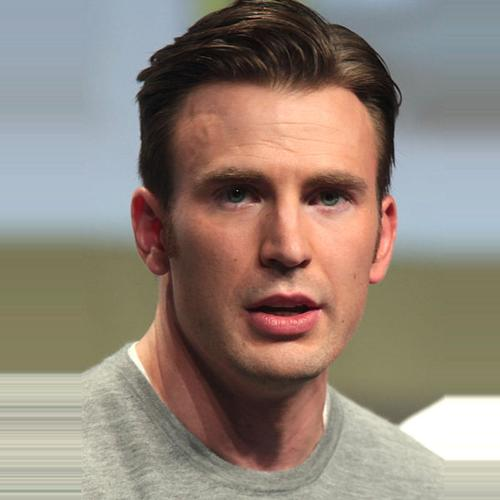
#> input picture data/male_000281.jpg, 500 x 500 px, found by its file name
$ jupyter execute --allow-errors 'Pipeline model.ipynb'   (shell and % lines are left out)
#> lines starting #> are read from the running program, lines starting #| are printed output that depends on the picture; after the words box and inside, x2 and y2 are one past the last pixel; in counts of white or black regions, pixels touching at a corner belong together; pictures that were not available may be replaced by others from this repository, and a replacement may not be noted
[cell 1]
import numpy as np
import pandas as pd
import matplotlib.pyplot as plt
import sklearn
import pickle
import cv2

[cell 2]
# load all the models
haar = cv2.CascadeClassifier('./haarcascade_frontalface_default.xml')
# pickle files
mean  = pickle.load(open('./model/mean_preprocess.pickle','rb'))
#> (reads MLApp/module/model/mean_preprocess.pickle from the repository)
model_svm  = pickle.load(open('./model_svm.pickle','rb'))
#> (reads MLApp/module/model/model_svm.pickle from the repository)
#> (the rest of this cell did not finish here and is left out)

[cell 3]
gender_pre = ['Male','Female']
font = cv2.FONT_HERSHEY_SIMPLEX

[cell 4]
# test data
test_data_path = './male_000281.jpg'
color = 'bgr'
# step-1: read image
img = cv2.imread(test_data_path)
#> img is the input picture: shape (500, 500, 3); mean B, G, R 122.1, 132.9, 146.2

def pipeline_model(img,color='rgb'):
    # step-2: convert into gray scale
#> called with color = 'rgb'
    if color == 'bgr':
        gray = cv2.cvtColor(img,cv2.COLOR_BGR2GRAY)
    else:
        gray = cv2.cvtColor(img,cv2.COLOR_RGB2GRAY)
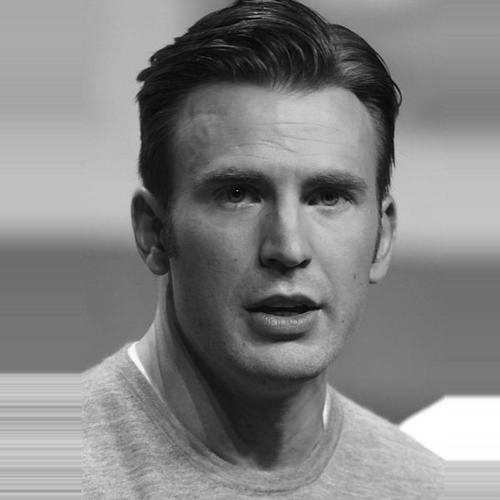
#> gray: shape (500, 500); min 0, max 255, mean 131.2
    # step-3: crop the face (using haar cascase classifier)
    faces = haar.detectMultiScale(gray,1.5,3)
#> faces = [[149, 91, 273, 273]]
    for x,y,w,h in faces:
        cv2.rectangle(img,(x,y),(x+w,y+h),(0,255,0),2) # drawing rectangle
        roi = gray[y:y+h,x:x+w] # crop image
        # step - 4: normalization (0-1)
        roi = roi / 255.0
        # step-5: resize images (100,100)
        if roi.shape[1] > 100:
            roi_resize = cv2.resize(roi,(100,100),cv2.INTER_AREA)
        else:
            roi_resize = cv2.resize(roi,(100,100),cv2.INTER_CUBIC)
        # step-6: Flattening (1x10000)
        roi_reshape = roi_resize.reshape(1,10000) # 1,-1
        # step-7: subptract with mean
        roi_mean = roi_reshape - mean
        # step -8: get eigen image
        eigen_image = model_pca.transform(roi_mean)
        # step -9: pass to ml model (svm)
        results = model_svm.predict_proba(eigen_image)[0]
        # step -10:
        predict = results.argmax() # 0 or 1
        score = results[predict]
        # step -11:
        text = "%s : %0.2f"%(gender_pre[predict],score)
        cv2.putText(img,text,(x,y),font,1,(0,255,0),2)
#> this loop made 1 pass
#> pass 1, in pipeline_model, `roi = gray[y:y+h,x:x+w]`:
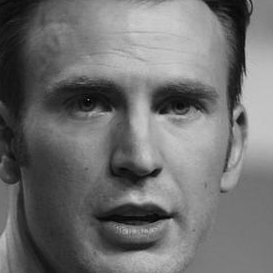
#> roi: shape (273, 273); min 0, max 212, mean 111.3
#> after the loop:
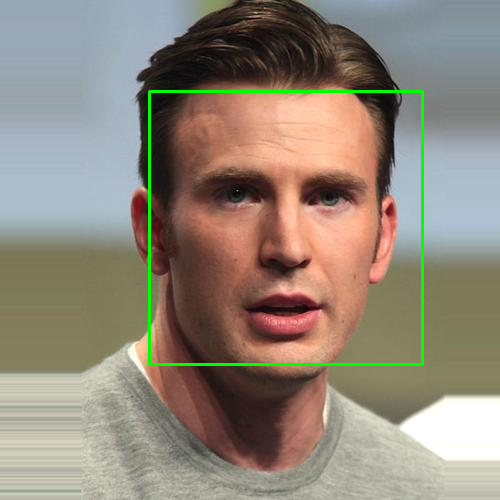
#> img: shape (500, 500, 3); 1.31% of pixels changed, all inside (x1, y1, x2, y2) = (148, 90, 424, 366)
    return img

[cell 5]
test_data_path = './male_000281.jpg'
color = 'bgr'
img = cv2.imread(test_data_path)
#> (the rest of this cell did not finish here and is left out)

[cell 6]
from PIL import Image
import matplotlib.image as mat_image

[cell 7]
test_data_path = './male_000281.jpg'
color = 'bgr'
# step-1: read image
img = Image.open(test_data_path) # rgb
#> img: PIL image 500x500 RGB
# step2: convert into array
img = np.array(img)
# step3: pass to pipeline model
#> (the rest of this cell did not finish here and is left out)

#> in pipeline_model (call 2), `faces = haar.detectMultiScale(gray,1.5,3)`: faces = [[149, 90, 273, 273]]
#> the loop in pipeline_model, `for x,y,w,h in faces:` made 1 pass
#> pass 1, in pipeline_model (call 2), `roi = gray[y:y+h,x:x+w]`:
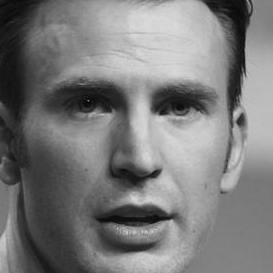
#> roi: shape (273, 273); min 1, max 219, mean 122.4
#> after the loop in pipeline_model, `for x,y,w,h in faces:`:
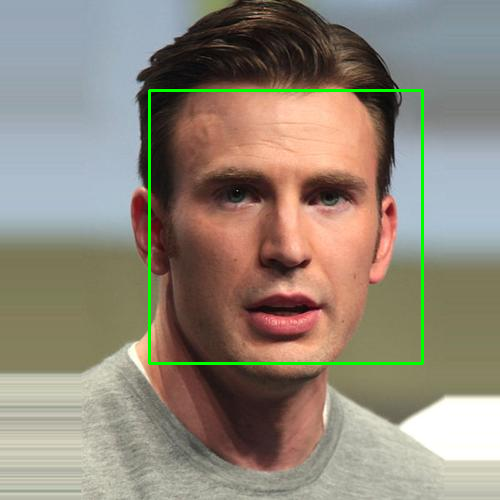
#> img: shape (500, 500, 3); mean R, G, B 144.5, 134.9, 120.9
plt.imshow(img)

[cell 8]
cap = cv2.VideoCapture('./video.mp4')

while True:
    ret, frame = cap.read() # bgr
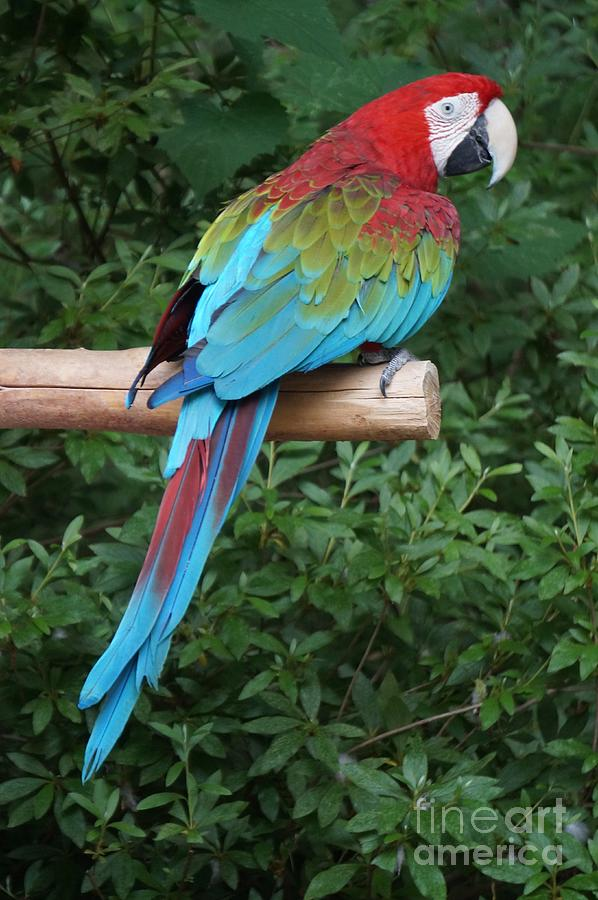
#> input picture data/test2.jpg, 598 x 900 px, given in place of video.mp4, which was not available
#> frame is the input picture: shape (900, 598, 3); mean B, G, R 58.8, 81.2, 61

    if ret == False:
        break

    frame = pipeline_model(frame,color='bgr')
#> call 3 of pipeline_model, with color = 'bgr'
#> in pipeline_model (call 3), `gray = cv2.cvtColor(img,cv2.COLOR_BGR2GRAY)`:
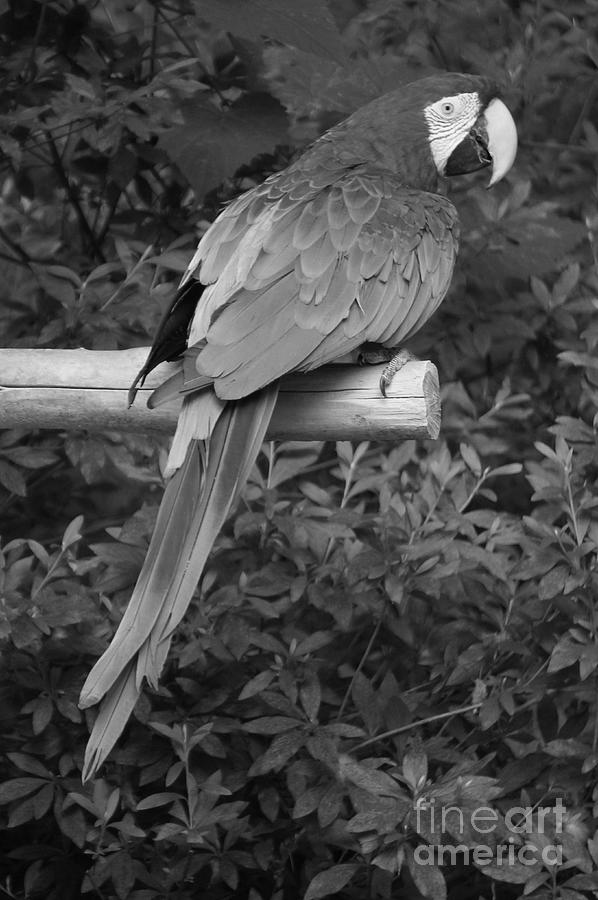
#> gray: shape (900, 598); min 0, max 254, mean 72.6
#> in pipeline_model (call 3), `faces = haar.detectMultiScale(gray,1.5,3)`: faces = ()

    cv2.imshow('Gender Detector',frame)
    if cv2.waitKey(20) == ord('s'): # press s to exit  --#esc key (27),
#> (key Esc is pressed here)
        break

cv2.destroyAllWindows()
cap.release()
